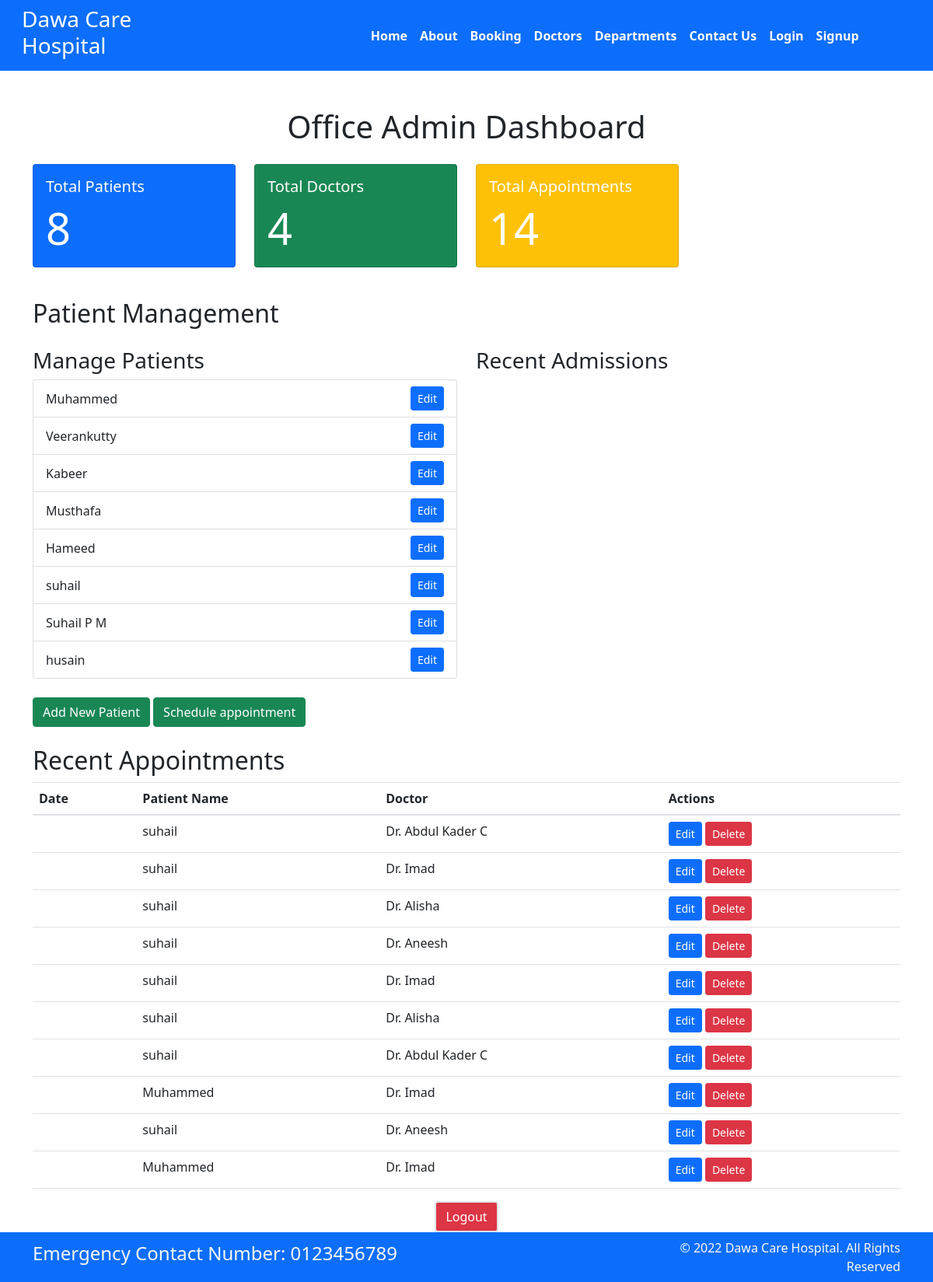
Screenshot of /dashboard/office_admin/dashboard/ (signed in) with the database file from the repository.
### home/models.py (models this page shows, shortened)
class Patient(models.Model):
    user = models.OneToOneField(User, null=True, on_delete=models.CASCADE)
    name = models.CharField(max_length=100)
    address = models.CharField(max_length=500, null=True)
    phone = models.CharField(max_length=10,null=True)
    dob = models.DateField(null=True)
    email = models.EmailField()
    medical_history = models.TextField(blank=True, null=True)

class Appointment(models.Model):
    patient = models.ForeignKey(Patient, on_delete=models.CASCADE)
    doctor = models.ForeignKey(Doctor, on_delete=models.CASCADE)
    appointment_date = models.DateTimeField()
    time = models.TimeField(null=True)
    symptoms = models.TextField(blank=True)

class Doctor(models.Model):
    user = models.OneToOneField(User, on_delete=models.SET_NULL, null=True)
    name = models.CharField(max_length=100)
    specialization = models.CharField(max_length=100)
    department = models.ForeignKey(Department, on_delete=models.CASCADE)
    image = models.ImageField(upload_to='doctors/')
    availability_start = models.TimeField(null=True)
    availability_end = models.TimeField(null=True)

### office_admin/views.py (the view)
# urls.py: path('dashboard/', views.admin_dashboard, name='admin_dashboard'),
@login_required
def admin_dashboard(request):
    total_patients = Patient.objects.count()
    total_doctors = Doctor.objects.count()
    total_appointments = Appointment.objects.count()
    patients = Patient.objects.all()
    recent_appointments = Appointment.objects.order_by('-appointment_date')[:10]
    context = {
        'total_patients': total_patients,
        'patients':patients,
        'total_doctors': total_doctors,
        'total_appointments': total_appointments,
        'recent_appointments': recent_appointments,
    }
    return render(request, 'admin/office_admin_dashboard.html', context)

### templates/admin/office_admin_dashboard.html (shortened to what this page needs)
{% extends 'base.html' %}
{% block content %}
<div class="container mt-5">
    <h1 class="text-center mb-4">Office Admin Dashboard</h1>
    <div class="row">
        <div class="col-md-3">
            <div class="card text-white bg-primary mb-3">
                <div class="card-body">
                    <h5 class="card-title">Total Patients</h5>
                    <p class="card-text display-4">{{ total_patients }}</p>
                </div>
            </div>
        </div>
        <div class="col-md-3">
            <div class="card text-white bg-success mb-3">
                <div class="card-body">
                    <h5 class="card-title">Total Doctors</h5>
                    <p class="card-text display-4">{{ total_doctors }}</p>
                </div>
            </div>
        </div>
        <div class="col-md-3">
            <div class="card text-white bg-warning mb-3">
                <div class="card-body">
                    <h5 class="card-title">Total Appointments</h5>
                    <p class="card-text display-4">{{ total_appointments }}</p>
                </div>
            </div>
        </div>
    </div>
    <h2 class="mt-4">Patient Management</h2>
    <div class="row">
        <div class="col-md-6">
            <h3 class="mt-3">Manage Patients</h3>
            <ul class="list-group mb-4">
                {% for patient in patients %}
                    <li class="list-group-item d-flex justify-content-between align-items-center">
                        {{ patient.name }}
                        <a href="{% url 'edit_patient' patient.id %}" class="btn btn-sm btn-primary">Edit</a>
                    </li>
                {% endfor %}
            </ul>
            <a href="{% url 'add_patient' %}" class="btn btn-success">Add New Patient</a>
            <a  href="{% url 'schedule_appointment' %}" class="btn btn-success">Schedule appointment</a>
        </div>
        <div class="col-md-6">
            <h3 class="mt-3">Recent Admissions</h3>
        </div>
    </div>
    <h2 class="mt-4">Recent Appointments</h2>
    <div class="table-responsive">
        <table class="table table-hover">
            <thead>
                <tr>
                    <th>Date</th>
                    <th>Patient Name</th>
                    <th>Doctor</th>
                    <th>Actions</th>
                </tr>
            </thead>
            <tbody>
                {% for appointment in recent_appointments %}
                    <tr>
                        <td>{{ appointment.date }}</td>
                        <td>{{ appointment.patient.name }}</td>
                        <td>Dr. {{ appointment.doctor.name }}</td>
                        <td>
                            <a href="{% url 'edit_appointment' appointment.id %}" class="btn btn-sm btn-primary">Edit</a>
                            <a href="{% url 'delete_appointment' appointment.id %}" class="btn btn-sm btn-danger">Delete</a>
                        </td>
                    </tr>
                {% endfor %}
            </tbody>
        </table>
    </div>
</div>
<div class="text-center">
<a href="{% url 'logout' %}" class="btn btn-danger border border-2">Logout</a>
</div>
{% endblock %}

### rows the page displays
Patient: name "Muhammed"
Patient: name "Veerankutty"
Patient: name "Kabeer"
Patient: name "Musthafa"
Patient: name "Hameed"
Patient: name "suhail"
Patient: name "Suhail P M"
Patient: name "husain"
Appointment: patient.name "suhail", doctor.name "Abdul Kader C"
Appointment: patient.name "suhail", doctor.name "Imad"
Appointment: patient.name "suhail", doctor.name "Alisha"
Appointment: patient.name "suhail", doctor.name "Aneesh"
Appointment: patient.name "suhail", doctor.name "Imad"
Appointment: patient.name "suhail", doctor.name "Alisha"
Appointment: patient.name "suhail", doctor.name "Abdul Kader C"
Appointment: patient.name "Muhammed", doctor.name "Imad"
Appointment: patient.name "suhail", doctor.name "Aneesh"
Appointment: patient.name "Muhammed", doctor.name "Imad"

### other values shown
{{ total_patients }} "8"
{{ total_doctors }} "4"
{{ total_appointments }} "14"
